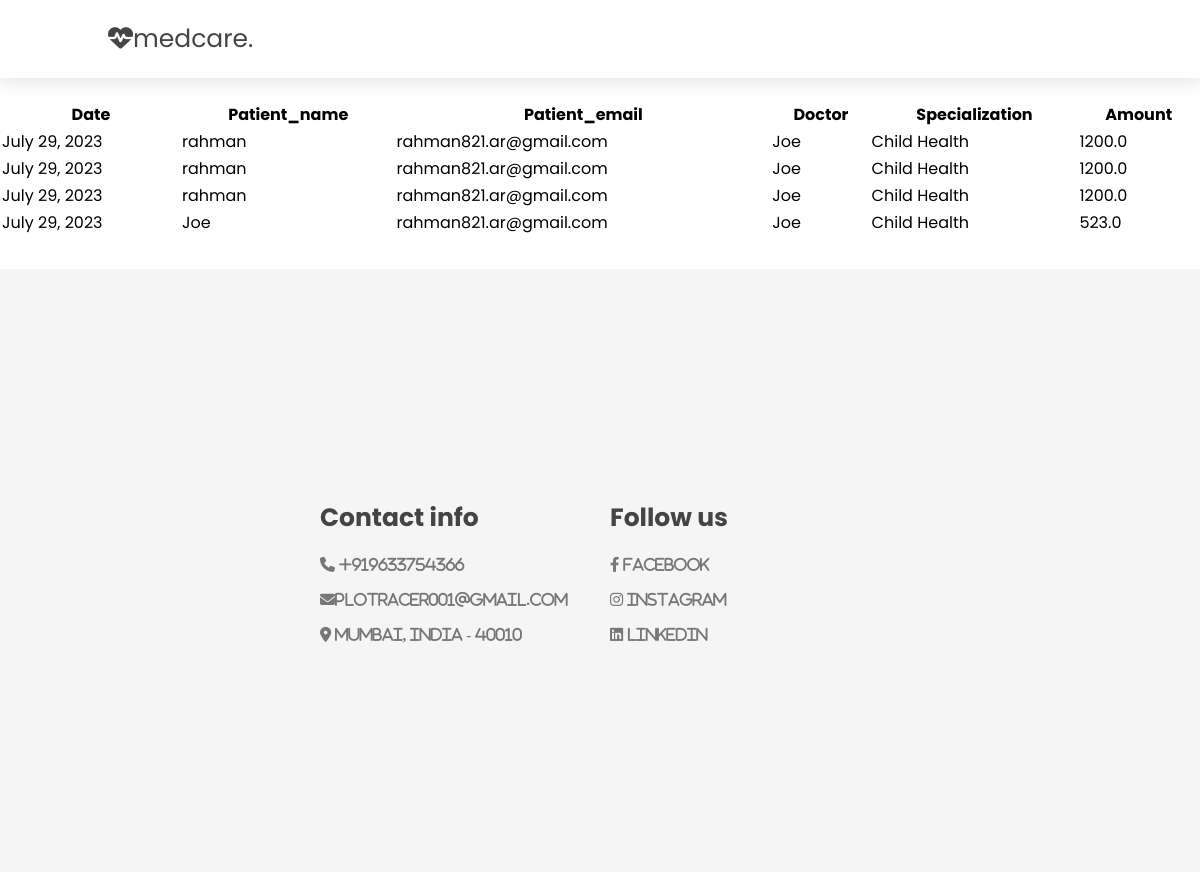
/reciept, run on the app's committed database.
### HApp/models.py (models this page shows)
class Receipt(models.Model):
    Email = models.EmailField(null=True)
    Name = models.CharField(max_length=50,null=True)
    Date = models.DateField(auto_now_add = True)
    Amount = models.FloatField()
    Doctor_reg = models.ForeignKey(Doctor,on_delete=models.CASCADE,null = True)

class Doctor(models.Model):
    Name = models.CharField(max_length=200,null=True)
    Email = models.EmailField(null=True)
    Specialization = models.ForeignKey('Specialization',on_delete=models.CASCADE,null=True)
    Class = models.CharField(max_length = 10 , null = True)
    Image = models.ImageField(upload_to='doctors',null=True)

class Specialization(models.Model):
    Specialization_name = models.CharField(max_length=200,null=True)
    Description = models.TextField(null=True)
    Icon = models.TextField(null=True)
    Image = models.ImageField(null=True)

### HApp/views.py (the view)
# urls.py: path('reciept',views.reciept,name='reciept'),
def reciept(request):
    rec = Receipt.objects.all()
    return render(request,'reciept.html',{'rec':rec})

### Templates/reciept.html (shortened to what this page needs)
{% extends 'base.html'%}
{% load static %}
{% block content %}
<table  style="width:100%">
	<tr>
		<th>
			Date
		</th>
		<th>
			Patient_name
		</th>
		<th>
			Patient_email
		</th>
        <th>
            Doctor
        </th>
        <th>
			Specialization
		</th>
        <th>
            Amount
        </th>
	{% for i in rec %}
	<tr>
		<td>
			{{i.Date}}
		</td>
		<td>
			{{i.Name}}
		</td>
        <td>
			{{i.Email}}
		</td>
		<td>
			{{i.Doctor_reg.Name}}
		</td>
        <td>
			{{i.Doctor_reg.Specialization.Specialization_name}}
		</td>
        <td>
			{{i.Amount}}
		</td>
	</tr>
	{% endfor %}
</table><br><br>
{%endblock%}

### Templates/base.html (shortened to what this page needs)
{% load static %}
<head>
    <link rel="stylesheet" href="https://cdnjs.cloudflare.com/ajax/libs/font-awesome/6.4.0/css/all.min.css">
    <link rel="stylesheet" href="{% static '/css/style.css' %}">
</head>
<body>
    <header class="header">
        <a href="{% url 'home'%}" class="logo"><i class = "fas fa-heartbeat"></i>medcare. </a>
    </header>
        {% block content %}
        {% endblock %}
            <section class="footer">
                <div class="box-container">
                    <div class="box">
                        <h3>Contact info</h3>
                        <a href="#"><i class="fas fa-phone"> +919633754366</i></a>
                        <a href="#"><i class="fas fa-envelope">plotracer001@gmail.com</i></a>
                        <a href="#"><i class="fas fa-map-marker-alt"> Mumbai, India - 40010</i></a>
                    </div>
                    <div class="box">
                        <h3>Follow us</h3>
                        <a href="#" class="fab fa-facebook-f"> facebook</a>
                        <a href="#" class="fab fa-instagram"> instagram</a>
                        <a href="" class="fab fa-linkedin"> linkedIn</a>
                    </div>
                </div>
            </section>
    </body>

### static/css/style.css (style rules this page uses)
* { font-family: 'Poppins',sans-serif; margin:0;padding:0; box-sizing: border-box; outline:none;border:none; transition:all 0.2s ease-out; text-decoration: none; }
.header { padding: 2rem 9%; position : fixed; top : 0;left: 0;right: 0; z-index: 1000; box-shadow:0 .5rem 1.5rem rgba(0,0,0,.1); display:flex; align-items:center; justify-content: space-between; background:#fff ; }
.header .logo { font-size: 2.5rem; color: var(--black); }
section { padding:2rem 10%; }
section:nth-child(even) { background: #f5f5f5; }
.footer .box-container { display: grid; grid-template-columns: repeat(auto-fit,minmax(22rem,1fr)); gap:2rem; margin:20rem; }
.footer .box-container .box h3 { font-size:2.5rem; color:var(--black); padding:1rem 0; }
.footer .box-container .box a { display:block; font-size:1.5rem; color:var(--light-color); padding:1rem 0; }
.footer .box-container .box a i { padding-right: .5rem; color:var(--light-color); }

### data on the page
Receipt: Date "July 29, 2023", Name "rahman", Email "rahman821.ar@gmail.com", Doctor_reg.Name "Joe", Doctor_reg.Specialization.Specialization_name "Child Health", Amount "1200.0"
Receipt: Date "July 29, 2023", Name "rahman", Email "rahman821.ar@gmail.com", Doctor_reg.Name "Joe", Doctor_reg.Specialization.Specialization_name "Child Health", Amount "1200.0"
Receipt: Date "July 29, 2023", Name "rahman", Email "rahman821.ar@gmail.com", Doctor_reg.Name "Joe", Doctor_reg.Specialization.Specialization_name "Child Health", Amount "1200.0"
Receipt: Date "July 29, 2023", Name "Joe", Email "rahman821.ar@gmail.com", Doctor_reg.Name "Joe", Doctor_reg.Specialization.Specialization_name "Child Health", Amount "523.0"
